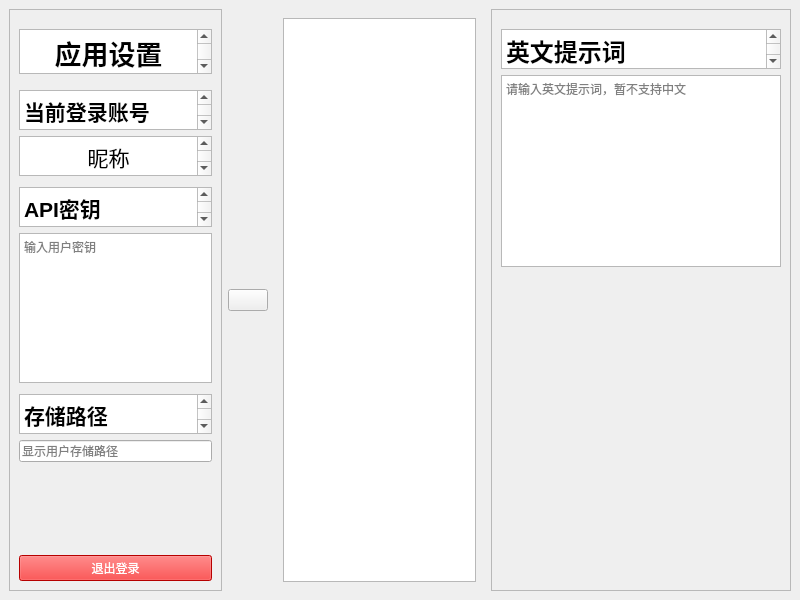
<?xml version="1.0" encoding="UTF-8"?>
<ui version="4.0">
 <class>MainWindow</class>
 <widget class="QMainWindow" name="MainWindow">
  <property name="geometry">
   <rect>
    <x>0</x>
    <y>0</y>
    <width>800</width>
    <height>600</height>
   </rect>
  </property>
  <property name="sizePolicy">
   <sizepolicy hsizetype="Preferred" vsizetype="Minimum">
    <horstretch>0</horstretch>
    <verstretch>0</verstretch>
   </sizepolicy>
  </property>
  <property name="minimumSize">
   <size>
    <width>800</width>
    <height>600</height>
   </size>
  </property>
  <property name="windowTitle">
   <string>MainWindow</string>
  </property>
  <widget class="QWidget" name="centralwidget">
   <layout class="QHBoxLayout" name="horizontalLayout">
    <item>
     <widget class="QScrollArea" name="settingArea">
      <property name="enabled">
       <bool>true</bool>
      </property>
      <property name="sizePolicy">
       <sizepolicy hsizetype="Minimum" vsizetype="Expanding">
        <horstretch>0</horstretch>
        <verstretch>0</verstretch>
       </sizepolicy>
      </property>
      <property name="minimumSize">
       <size>
        <width>200</width>
        <height>0</height>
       </size>
      </property>
      <property name="widgetResizable">
       <bool>true</bool>
      </property>
      <widget class="QWidget" name="scrollAreaWidgetContents_3">
       <property name="geometry">
        <rect>
         <x>0</x>
         <y>0</y>
         <width>198</width>
         <height>580</height>
        </rect>
       </property>
       <layout class="QVBoxLayout" name="verticalLayout_3">
        <item>
         <spacer name="Titlefill_up">
          <property name="orientation">
           <enum>Qt::Vertical</enum>
          </property>
          <property name="sizeType">
           <enum>QSizePolicy::Fixed</enum>
          </property>
          <property name="sizeHint" stdset="0">
           <size>
            <width>20</width>
            <height>10</height>
           </size>
          </property>
         </spacer>
        </item>
        <item>
         <widget class="QTextBrowser" name="Title">
          <property name="enabled">
           <bool>true</bool>
          </property>
          <property name="sizePolicy">
           <sizepolicy hsizetype="Expanding" vsizetype="Fixed">
            <horstretch>0</horstretch>
            <verstretch>0</verstretch>
           </sizepolicy>
          </property>
          <property name="maximumSize">
           <size>
            <width>16777215</width>
            <height>45</height>
           </size>
          </property>
          <property name="html">
           <string>&lt;!DOCTYPE HTML PUBLIC &quot;-//W3C//DTD HTML 4.0//EN&quot; &quot;http://www.w3.org/TR/REC-html40/strict.dtd&quot;&gt;
&lt;html&gt;&lt;head&gt;&lt;meta name=&quot;qrichtext&quot; content=&quot;1&quot; /&gt;&lt;meta charset=&quot;utf-8&quot; /&gt;&lt;style type=&quot;text/css&quot;&gt;
p, li { white-space: pre-wrap; }
hr { height: 1px; border-width: 0; }
li.unchecked::marker { content: &quot;\2610&quot;; }
li.checked::marker { content: &quot;\2612&quot;; }
&lt;/style&gt;&lt;/head&gt;&lt;body style=&quot; font-family:'Microsoft YaHei UI'; font-size:11.25pt; font-weight:400; font-style:normal;&quot;&gt;
&lt;p align=&quot;center&quot; style=&quot; margin-top:0px; margin-bottom:0px; margin-left:0px; margin-right:0px; -qt-block-indent:0; text-indent:0px;&quot;&gt;&lt;span style=&quot; font-size:20pt; font-weight:700;&quot;&gt;应用设置&lt;/span&gt;&lt;/p&gt;&lt;/body&gt;&lt;/html&gt;</string>
          </property>
         </widget>
        </item>
        <item>
         <spacer name="Titlefill_down">
          <property name="orientation">
           <enum>Qt::Vertical</enum>
          </property>
          <property name="sizeType">
           <enum>QSizePolicy::Fixed</enum>
          </property>
          <property name="sizeHint" stdset="0">
           <size>
            <width>20</width>
            <height>10</height>
           </size>
          </property>
         </spacer>
        </item>
        <item alignment="Qt::AlignHCenter">
         <widget class="QTextBrowser" name="AccountTitle">
          <property name="sizePolicy">
           <sizepolicy hsizetype="Expanding" vsizetype="Fixed">
            <horstretch>0</horstretch>
            <verstretch>0</verstretch>
           </sizepolicy>
          </property>
          <property name="minimumSize">
           <size>
            <width>0</width>
            <height>0</height>
           </size>
          </property>
          <property name="maximumSize">
           <size>
            <width>16777215</width>
            <height>40</height>
           </size>
          </property>
          <property name="html">
           <string>&lt;!DOCTYPE HTML PUBLIC &quot;-//W3C//DTD HTML 4.0//EN&quot; &quot;http://www.w3.org/TR/REC-html40/strict.dtd&quot;&gt;
&lt;html&gt;&lt;head&gt;&lt;meta name=&quot;qrichtext&quot; content=&quot;1&quot; /&gt;&lt;meta charset=&quot;utf-8&quot; /&gt;&lt;style type=&quot;text/css&quot;&gt;
p, li { white-space: pre-wrap; }
hr { height: 1px; border-width: 0; }
li.unchecked::marker { content: &quot;\2610&quot;; }
li.checked::marker { content: &quot;\2612&quot;; }
&lt;/style&gt;&lt;/head&gt;&lt;body style=&quot; font-family:'Microsoft YaHei UI'; font-size:11.25pt; font-weight:400; font-style:normal;&quot;&gt;
&lt;p style=&quot; margin-top:0px; margin-bottom:0px; margin-left:0px; margin-right:0px; -qt-block-indent:0; text-indent:0px;&quot;&gt;&lt;span style=&quot; font-size:16pt; font-weight:700;&quot;&gt;当前登录账号&lt;/span&gt;&lt;/p&gt;&lt;/body&gt;&lt;/html&gt;</string>
          </property>
         </widget>
        </item>
        <item alignment="Qt::AlignHCenter|Qt::AlignVCenter">
         <widget class="QTextBrowser" name="AccountName">
          <property name="sizePolicy">
           <sizepolicy hsizetype="Expanding" vsizetype="Fixed">
            <horstretch>0</horstretch>
            <verstretch>0</verstretch>
           </sizepolicy>
          </property>
          <property name="maximumSize">
           <size>
            <width>16777215</width>
            <height>40</height>
           </size>
          </property>
          <property name="html">
           <string>&lt;!DOCTYPE HTML PUBLIC &quot;-//W3C//DTD HTML 4.0//EN&quot; &quot;http://www.w3.org/TR/REC-html40/strict.dtd&quot;&gt;
&lt;html&gt;&lt;head&gt;&lt;meta name=&quot;qrichtext&quot; content=&quot;1&quot; /&gt;&lt;meta charset=&quot;utf-8&quot; /&gt;&lt;style type=&quot;text/css&quot;&gt;
p, li { white-space: pre-wrap; }
hr { height: 1px; border-width: 0; }
li.unchecked::marker { content: &quot;\2610&quot;; }
li.checked::marker { content: &quot;\2612&quot;; }
&lt;/style&gt;&lt;/head&gt;&lt;body style=&quot; font-family:'Microsoft YaHei UI'; font-size:11.25pt; font-weight:400; font-style:normal;&quot;&gt;
&lt;p align=&quot;center&quot; style=&quot; margin-top:0px; margin-bottom:0px; margin-left:0px; margin-right:0px; -qt-block-indent:0; text-indent:0px;&quot;&gt;&lt;span style=&quot; font-size:16pt;&quot;&gt;昵称&lt;/span&gt;&lt;/p&gt;&lt;/body&gt;&lt;/html&gt;</string>
          </property>
         </widget>
        </item>
        <item>
         <spacer name="AccountFill">
          <property name="orientation">
           <enum>Qt::Vertical</enum>
          </property>
          <property name="sizeType">
           <enum>QSizePolicy::Fixed</enum>
          </property>
          <property name="sizeHint" stdset="0">
           <size>
            <width>20</width>
            <height>5</height>
           </size>
          </property>
         </spacer>
        </item>
        <item>
         <widget class="QTextBrowser" name="KeyTitle">
          <property name="sizePolicy">
           <sizepolicy hsizetype="Expanding" vsizetype="Fixed">
            <horstretch>0</horstretch>
            <verstretch>0</verstretch>
           </sizepolicy>
          </property>
          <property name="maximumSize">
           <size>
            <width>16777215</width>
            <height>40</height>
           </size>
          </property>
          <property name="html">
           <string>&lt;!DOCTYPE HTML PUBLIC &quot;-//W3C//DTD HTML 4.0//EN&quot; &quot;http://www.w3.org/TR/REC-html40/strict.dtd&quot;&gt;
&lt;html&gt;&lt;head&gt;&lt;meta name=&quot;qrichtext&quot; content=&quot;1&quot; /&gt;&lt;meta charset=&quot;utf-8&quot; /&gt;&lt;style type=&quot;text/css&quot;&gt;
p, li { white-space: pre-wrap; }
hr { height: 1px; border-width: 0; }
li.unchecked::marker { content: &quot;\2610&quot;; }
li.checked::marker { content: &quot;\2612&quot;; }
&lt;/style&gt;&lt;/head&gt;&lt;body style=&quot; font-family:'Microsoft YaHei UI'; font-size:11.25pt; font-weight:400; font-style:normal;&quot;&gt;
&lt;p style=&quot; margin-top:0px; margin-bottom:0px; margin-left:0px; margin-right:0px; -qt-block-indent:0; text-indent:0px;&quot;&gt;&lt;span style=&quot; font-size:16pt; font-weight:700;&quot;&gt;API密钥&lt;/span&gt;&lt;/p&gt;&lt;/body&gt;&lt;/html&gt;</string>
          </property>
         </widget>
        </item>
        <item>
         <widget class="QTextEdit" name="KeyContent">
          <property name="sizePolicy">
           <sizepolicy hsizetype="Expanding" vsizetype="Fixed">
            <horstretch>0</horstretch>
            <verstretch>0</verstretch>
           </sizepolicy>
          </property>
          <property name="maximumSize">
           <size>
            <width>16777215</width>
            <height>150</height>
           </size>
          </property>
          <property name="placeholderText">
           <string>输入用户密钥</string>
          </property>
         </widget>
        </item>
        <item>
         <spacer name="verticalSpacer">
          <property name="orientation">
           <enum>Qt::Vertical</enum>
          </property>
          <property name="sizeType">
           <enum>QSizePolicy::Fixed</enum>
          </property>
          <property name="sizeHint" stdset="0">
           <size>
            <width>20</width>
            <height>5</height>
           </size>
          </property>
         </spacer>
        </item>
        <item>
         <widget class="QTextBrowser" name="PathTitle">
          <property name="sizePolicy">
           <sizepolicy hsizetype="Expanding" vsizetype="Fixed">
            <horstretch>0</horstretch>
            <verstretch>0</verstretch>
           </sizepolicy>
          </property>
          <property name="maximumSize">
           <size>
            <width>16777215</width>
            <height>40</height>
           </size>
          </property>
          <property name="html">
           <string>&lt;!DOCTYPE HTML PUBLIC &quot;-//W3C//DTD HTML 4.0//EN&quot; &quot;http://www.w3.org/TR/REC-html40/strict.dtd&quot;&gt;
&lt;html&gt;&lt;head&gt;&lt;meta name=&quot;qrichtext&quot; content=&quot;1&quot; /&gt;&lt;meta charset=&quot;utf-8&quot; /&gt;&lt;style type=&quot;text/css&quot;&gt;
p, li { white-space: pre-wrap; }
hr { height: 1px; border-width: 0; }
li.unchecked::marker { content: &quot;\2610&quot;; }
li.checked::marker { content: &quot;\2612&quot;; }
&lt;/style&gt;&lt;/head&gt;&lt;body style=&quot; font-family:'Microsoft YaHei UI'; font-size:11.25pt; font-weight:400; font-style:normal;&quot;&gt;
&lt;p style=&quot; margin-top:0px; margin-bottom:0px; margin-left:0px; margin-right:0px; -qt-block-indent:0; text-indent:0px;&quot;&gt;&lt;span style=&quot; font-size:16pt; font-weight:700;&quot;&gt;存储路径&lt;/span&gt;&lt;/p&gt;&lt;/body&gt;&lt;/html&gt;</string>
          </property>
         </widget>
        </item>
        <item>
         <widget class="QLineEdit" name="PathContent">
          <property name="maximumSize">
           <size>
            <width>16777215</width>
            <height>16777215</height>
           </size>
          </property>
          <property name="placeholderText">
           <string>显示用户存储路径</string>
          </property>
         </widget>
        </item>
        <item>
         <spacer name="settingUnderFill">
          <property name="orientation">
           <enum>Qt::Vertical</enum>
          </property>
          <property name="sizeHint" stdset="0">
           <size>
            <width>20</width>
            <height>40</height>
           </size>
          </property>
         </spacer>
        </item>
        <item>
         <widget class="QPushButton" name="LogoutButton">
          <property name="styleSheet">
           <string notr="true">background-color:rgb(255, 0, 0);
color:rgb(255, 255, 255)</string>
          </property>
          <property name="text">
           <string>退出登录</string>
          </property>
          <property name="icon">
           <iconset>
            <normaloff>D:/学习/敏捷开发/icon/退出登录.png</normaloff>D:/学习/敏捷开发/icon/退出登录.png</iconset>
          </property>
         </widget>
        </item>
       </layout>
      </widget>
     </widget>
    </item>
    <item>
     <widget class="QPushButton" name="showButton">
      <property name="sizePolicy">
       <sizepolicy hsizetype="Fixed" vsizetype="Fixed">
        <horstretch>0</horstretch>
        <verstretch>0</verstretch>
       </sizepolicy>
      </property>
      <property name="cursor">
       <cursorShape>PointingHandCursor</cursorShape>
      </property>
      <property name="text">
       <string/>
      </property>
      <property name="icon">
       <iconset>
        <normaloff>D:/学习/敏捷开发/icon/展开.png</normaloff>D:/学习/敏捷开发/icon/展开.png</iconset>
      </property>
     </widget>
    </item>
    <item>
     <widget class="QWidget" name="imageShow" native="true">
      <layout class="QVBoxLayout" name="verticalLayout">
       <item>
        <widget class="QGraphicsView" name="imageView"/>
       </item>
      </layout>
     </widget>
    </item>
    <item>
     <widget class="QScrollArea" name="postArea">
      <property name="sizePolicy">
       <sizepolicy hsizetype="Minimum" vsizetype="Minimum">
        <horstretch>0</horstretch>
        <verstretch>0</verstretch>
       </sizepolicy>
      </property>
      <property name="minimumSize">
       <size>
        <width>300</width>
        <height>0</height>
       </size>
      </property>
      <property name="widgetResizable">
       <bool>true</bool>
      </property>
      <widget class="QWidget" name="scrollAreaWidgetContents">
       <property name="geometry">
        <rect>
         <x>0</x>
         <y>0</y>
         <width>298</width>
         <height>580</height>
        </rect>
       </property>
       <layout class="QVBoxLayout" name="verticalLayout_2">
        <item>
         <spacer name="headFill">
          <property name="orientation">
           <enum>Qt::Vertical</enum>
          </property>
          <property name="sizeType">
           <enum>QSizePolicy::Fixed</enum>
          </property>
          <property name="sizeHint" stdset="0">
           <size>
            <width>20</width>
            <height>10</height>
           </size>
          </property>
         </spacer>
        </item>
        <item>
         <widget class="QTextBrowser" name="promptTitle">
          <property name="sizePolicy">
           <sizepolicy hsizetype="Expanding" vsizetype="Maximum">
            <horstretch>0</horstretch>
            <verstretch>0</verstretch>
           </sizepolicy>
          </property>
          <property name="maximumSize">
           <size>
            <width>16777215</width>
            <height>40</height>
           </size>
          </property>
          <property name="html">
           <string>&lt;!DOCTYPE HTML PUBLIC &quot;-//W3C//DTD HTML 4.0//EN&quot; &quot;http://www.w3.org/TR/REC-html40/strict.dtd&quot;&gt;
&lt;html&gt;&lt;head&gt;&lt;meta name=&quot;qrichtext&quot; content=&quot;1&quot; /&gt;&lt;meta charset=&quot;utf-8&quot; /&gt;&lt;style type=&quot;text/css&quot;&gt;
p, li { white-space: pre-wrap; }
hr { height: 1px; border-width: 0; }
li.unchecked::marker { content: &quot;\2610&quot;; }
li.checked::marker { content: &quot;\2612&quot;; }
&lt;/style&gt;&lt;/head&gt;&lt;body style=&quot; font-family:'Microsoft YaHei UI'; font-size:11.25pt; font-weight:400; font-style:normal;&quot;&gt;
&lt;p style=&quot; margin-top:0px; margin-bottom:0px; margin-left:0px; margin-right:0px; -qt-block-indent:0; text-indent:0px;&quot;&gt;&lt;span style=&quot; font-size:18pt; font-weight:700;&quot;&gt;英文提示词&lt;/span&gt;&lt;/p&gt;&lt;/body&gt;&lt;/html&gt;</string>
          </property>
         </widget>
        </item>
        <item>
         <widget class="QTextEdit" name="promptEdit">
          <property name="sizePolicy">
           <sizepolicy hsizetype="Expanding" vsizetype="Maximum">
            <horstretch>0</horstretch>
            <verstretch>0</verstretch>
           </sizepolicy>
          </property>
          <property name="maximumSize">
           <size>
            <width>16777215</width>
            <height>300</height>
           </size>
          </property>
          <property name="placeholderText">
           <string>请输入英文提示词，暂不支持中文</string>
          </property>
         </widget>
        </item>
        <item>
         <spacer name="promptUnderFill">
          <property name="orientation">
           <enum>Qt::Vertical</enum>
          </property>
          <property name="sizeHint" stdset="0">
           <size>
            <width>20</width>
            <height>40</height>
           </size>
          </property>
         </spacer>
        </item>
       </layout>
      </widget>
     </widget>
    </item>
   </layout>
  </widget>
 </widget>
 <resources/>
 <connections>
  <connection>
   <sender>showButton</sender>
   <signal>clicked()</signal>
   <receiver>settingArea</receiver>
   <slot>hide()</slot>
   <hints>
    <hint type="sourcelabel">
     <x>224</x>
     <y>296</y>
    </hint>
    <hint type="destinationlabel">
     <x>200</x>
     <y>156</y>
    </hint>
   </hints>
  </connection>
 </connections>
</ui>
